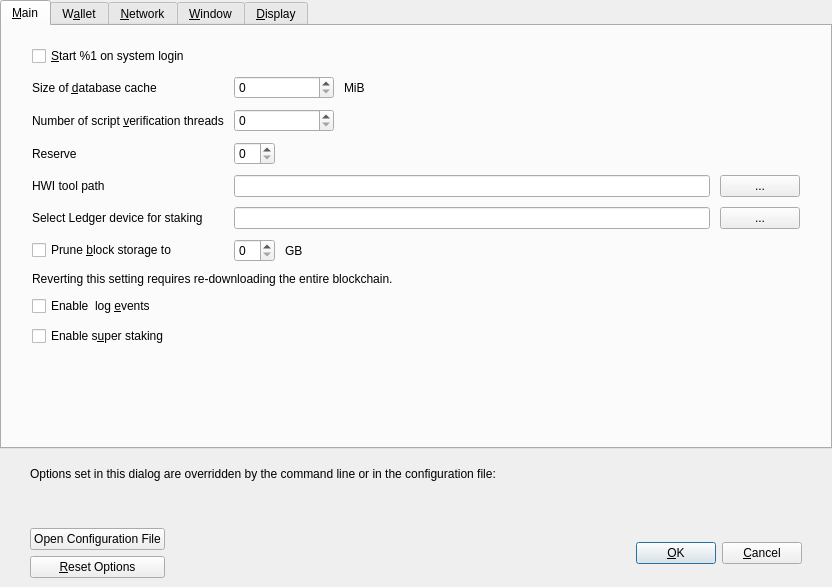
<?xml version="1.0" encoding="UTF-8"?>
<ui version="4.0">
 <class>OptionsDialog</class>
 <widget class="QDialog" name="OptionsDialog">
  <property name="geometry">
   <rect>
    <x>0</x>
    <y>0</y>
    <width>832</width>
    <height>587</height>
   </rect>
  </property>
  <property name="windowTitle">
   <string>Options</string>
  </property>
  <property name="modal">
   <bool>true</bool>
  </property>
  <layout class="QVBoxLayout" name="verticalLayout">
   <property name="leftMargin">
    <number>0</number>
   </property>
   <property name="topMargin">
    <number>0</number>
   </property>
   <property name="rightMargin">
    <number>0</number>
   </property>
   <property name="bottomMargin">
    <number>0</number>
   </property>
   <item>
    <widget class="QTabWidget" name="tabWidget">
     <property name="currentIndex">
      <number>0</number>
     </property>
     <widget class="QWidget" name="tabMain">
      <attribute name="title">
       <string>&amp;Main</string>
      </attribute>
      <layout class="QVBoxLayout" name="verticalLayout_3">
       <property name="spacing">
        <number>10</number>
       </property>
       <property name="leftMargin">
        <number>30</number>
       </property>
       <property name="topMargin">
        <number>20</number>
       </property>
       <property name="rightMargin">
        <number>30</number>
       </property>
       <property name="bottomMargin">
        <number>20</number>
       </property>
       <item>
        <widget class="QCheckBox" name="bitcoinAtStartup">
         <property name="toolTip">
          <string>Automatically start %1 after logging in to the system.</string>
         </property>
         <property name="text">
          <string>&amp;Start %1 on system login</string>
         </property>
        </widget>
       </item>
       <item>
        <layout class="QGridLayout" name="gridLayout">
         <property name="verticalSpacing">
          <number>10</number>
         </property>
         <item row="5" column="0">
          <widget class="QCheckBox" name="prune">
           <property name="toolTip">
            <string>Disables some advanced features but all blocks will still be fully validated. Reverting this setting requires re-downloading the entire blockchain. Actual disk usage may be somewhat higher.</string>
           </property>
           <property name="text">
            <string>Prune &amp;block storage to</string>
           </property>
          </widget>
         </item>
         <item row="1" column="0">
          <widget class="QLabel" name="threadsScriptVerifLabel">
           <property name="text">
            <string>Number of script &amp;verification threads</string>
           </property>
           <property name="textFormat">
            <enum>Qt::PlainText</enum>
           </property>
           <property name="buddy">
            <cstring>threadsScriptVerif</cstring>
           </property>
          </widget>
         </item>
         <item row="5" column="1">
          <layout class="QHBoxLayout" name="horizontalLayout_Main_Prune">
           <item>
            <widget class="QSpinBox" name="pruneSize"/>
           </item>
           <item>
            <widget class="QLabel" name="pruneSizeUnitLabel">
             <property name="text">
              <string>GB</string>
             </property>
             <property name="textFormat">
              <enum>Qt::PlainText</enum>
             </property>
            </widget>
           </item>
           <item>
            <spacer name="horizontalSpacer_Main_Prune">
             <property name="orientation">
              <enum>Qt::Horizontal</enum>
             </property>
             <property name="sizeHint" stdset="0">
              <size>
               <width>40</width>
               <height>20</height>
              </size>
             </property>
            </spacer>
           </item>
          </layout>
         </item>
         <item row="3" column="1">
          <layout class="QHBoxLayout" name="horizontalLayout">
           <item>
            <widget class="QLineEdit" name="txtHWIToolPath">
             <property name="toolTip">
              <string>Hardware wallet interface tool location on disk</string>
             </property>
            </widget>
           </item>
           <item>
            <widget class="QPushButton" name="toolHWIPath">
             <property name="text">
              <string>...</string>
             </property>
            </widget>
           </item>
          </layout>
         </item>
         <item row="0" column="1">
          <layout class="QHBoxLayout" name="horizontalLayout_2_Main">
           <item>
            <widget class="QSpinBox" name="databaseCache">
             <property name="minimumSize">
              <size>
               <width>100</width>
               <height>0</height>
              </size>
             </property>
            </widget>
           </item>
           <item>
            <widget class="QLabel" name="databaseCacheUnitLabel">
             <property name="text">
              <string>MiB</string>
             </property>
             <property name="textFormat">
              <enum>Qt::PlainText</enum>
             </property>
            </widget>
           </item>
           <item>
            <spacer name="horizontalSpacer_2_Main">
             <property name="orientation">
              <enum>Qt::Horizontal</enum>
             </property>
             <property name="sizeHint" stdset="0">
              <size>
               <width>40</width>
               <height>20</height>
              </size>
             </property>
            </spacer>
           </item>
          </layout>
         </item>
         <item row="1" column="1">
          <layout class="QHBoxLayout" name="horizontalLayout_3_Main">
           <item>
            <widget class="QSpinBox" name="threadsScriptVerif">
             <property name="minimumSize">
              <size>
               <width>100</width>
               <height>0</height>
              </size>
             </property>
             <property name="toolTip">
              <string>(0 = auto, &lt;0 = leave that many cores free)</string>
             </property>
            </widget>
           </item>
           <item>
            <spacer name="horizontalSpacer_3_Main">
             <property name="orientation">
              <enum>Qt::Horizontal</enum>
             </property>
             <property name="sizeHint" stdset="0">
              <size>
               <width>40</width>
               <height>20</height>
              </size>
             </property>
            </spacer>
           </item>
          </layout>
         </item>
         <item row="6" column="0" colspan="2">
          <widget class="QLabel" name="pruneWarning">
           <property name="text">
            <string>Reverting this setting requires re-downloading the entire blockchain.</string>
           </property>
           <property name="textFormat">
            <enum>Qt::PlainText</enum>
           </property>
          </widget>
         </item>
         <item row="0" column="0">
          <widget class="QLabel" name="databaseCacheLabel">
           <property name="text">
            <string>Size of &amp;database cache</string>
           </property>
           <property name="textFormat">
            <enum>Qt::PlainText</enum>
           </property>
           <property name="buddy">
            <cstring>databaseCache</cstring>
           </property>
          </widget>
         </item>
         <item row="3" column="0">
          <widget class="QLabel" name="HWIToolLabel">
           <property name="text">
            <string>HWI tool path</string>
           </property>
          </widget>
         </item>
         <item row="2" column="0">
          <widget class="QLabel" name="reserveBalanceLabel">
           <property name="text">
            <string>Reserve</string>
           </property>
           <property name="textFormat">
            <enum>Qt::PlainText</enum>
           </property>
           <property name="buddy">
            <cstring>threadsScriptVerif</cstring>
           </property>
          </widget>
         </item>
         <item row="4" column="1">
          <layout class="QHBoxLayout" name="horizontalLayout2">
           <item>
            <widget class="QLineEdit" name="txtStakeLedgerId">
             <property name="toolTip">
              <string>Fingerprint of the ledger that you want to be used for staking with hardware wallet</string>
             </property>
            </widget>
           </item>
           <item>
            <widget class="QPushButton" name="toolStakeLedgerId">
             <property name="text">
              <string>...</string>
             </property>
            </widget>
           </item>
          </layout>
         </item>
         <item row="4" column="0">
          <widget class="QLabel" name="stakeLedgerIdlabel">
           <property name="text">
            <string>Select Ledger device for staking</string>
           </property>
          </widget>
         </item>
         <item row="2" column="1">
          <layout class="QHBoxLayout" name="horizontalLayout_3_Main_3">
           <item>
            <widget class="BitcoinAmountField" name="reserveBalance">
             <property name="toolTip">
              <string>Reserve amount that will not be used for staking</string>
             </property>
            </widget>
           </item>
           <item>
            <spacer name="horizontalSpacer_3_Main_3">
             <property name="orientation">
              <enum>Qt::Horizontal</enum>
             </property>
             <property name="sizeHint" stdset="0">
              <size>
               <width>40</width>
               <height>0</height>
              </size>
             </property>
            </spacer>
           </item>
          </layout>
         </item>
         <item row="7" column="0" colspan="2">
          <widget class="QCheckBox" name="logEvents">
           <property name="text">
            <string>Enable  log &amp;events</string>
           </property>
          </widget>
         </item>
         <item row="8" column="0" colspan="2">
          <widget class="QCheckBox" name="superStaking">
           <property name="text">
            <string>Enable s&amp;uper staking</string>
           </property>
          </widget>
         </item>
        </layout>
       </item>
       <item>
        <spacer name="verticalSpacer_Main">
         <property name="orientation">
          <enum>Qt::Vertical</enum>
         </property>
         <property name="sizeHint" stdset="0">
          <size>
           <width>20</width>
           <height>40</height>
          </size>
         </property>
        </spacer>
       </item>
      </layout>
     </widget>
     <widget class="QWidget" name="tabWallet">
      <attribute name="title">
       <string>W&amp;allet</string>
      </attribute>
      <layout class="QVBoxLayout" name="verticalLayout_Wallet">
       <property name="spacing">
        <number>10</number>
       </property>
       <property name="leftMargin">
        <number>30</number>
       </property>
       <property name="topMargin">
        <number>20</number>
       </property>
       <property name="rightMargin">
        <number>30</number>
       </property>
       <property name="bottomMargin">
        <number>20</number>
       </property>
       <item>
        <widget class="QGroupBox" name="groupBox">
         <property name="title">
          <string>Expert</string>
         </property>
         <layout class="QVBoxLayout" name="verticalLayout_2">
          <property name="spacing">
           <number>10</number>
          </property>
          <item>
           <widget class="QCheckBox" name="coinControlFeatures">
            <property name="toolTip">
             <string>Whether to show coin control features or not.</string>
            </property>
            <property name="text">
             <string>Enable coin &amp;control features</string>
            </property>
           </widget>
          </item>
          <item>
           <widget class="QCheckBox" name="spendZeroConfChange">
            <property name="toolTip">
             <string>If you disable the spending of unconfirmed change, the change from a transaction cannot be used until that transaction has at least one confirmation. This also affects how your balance is computed.</string>
            </property>
            <property name="text">
             <string>&amp;Spend unconfirmed change</string>
            </property>
           </widget>
          </item>
          <item>
           <widget class="QCheckBox" name="zeroBalanceAddressToken">
            <property name="text">
             <string>Enable &amp;zero balance for receiver token address</string>
            </property>
           </widget>
          </item>
          <item>
           <widget class="QCheckBox" name="useChangeAddress">
            <property name="text">
             <string>Use change &amp;address</string>
            </property>
           </widget>
          </item>
          <item>
           <widget class="QCheckBox" name="checkForUpdates">
            <property name="text">
             <string>Check for &amp;updates</string>
            </property>
           </widget>
          </item>
          <item>
           <widget class="QCheckBox" name="signPSBTHWITool">
            <property name="text">
             <string>Sign PSBT with HWI tool</string>
            </property>
           </widget>
          </item>
         </layout>
        </widget>
       </item>
       <item>
        <spacer name="verticalSpacer_Wallet">
         <property name="orientation">
          <enum>Qt::Vertical</enum>
         </property>
         <property name="sizeHint" stdset="0">
          <size>
           <width>20</width>
           <height>40</height>
          </size>
         </property>
        </spacer>
       </item>
      </layout>
     </widget>
     <widget class="QWidget" name="tabNetwork">
      <attribute name="title">
       <string>&amp;Network</string>
      </attribute>
      <layout class="QVBoxLayout" name="verticalLayout_Network">
       <property name="spacing">
        <number>10</number>
       </property>
       <property name="leftMargin">
        <number>30</number>
       </property>
       <property name="topMargin">
        <number>20</number>
       </property>
       <property name="rightMargin">
        <number>30</number>
       </property>
       <property name="bottomMargin">
        <number>20</number>
       </property>
       <item>
        <widget class="QCheckBox" name="mapPortUpnp">
         <property name="toolTip">
          <string>Automatically open the Qtep client port on the router. This only works when your router supports UPnP and it is enabled.</string>
         </property>
         <property name="text">
          <string>Map port using &amp;UPnP</string>
         </property>
        </widget>
       </item>
       <item>
        <widget class="QCheckBox" name="allowIncoming">
         <property name="toolTip">
          <string>Accept connections from outside.</string>
         </property>
         <property name="text">
          <string>Allow incomin&amp;g connections</string>
         </property>
        </widget>
       </item>
       <item>
        <widget class="QCheckBox" name="connectSocks">
         <property name="toolTip">
          <string>Connect to the Qtep network through a SOCKS5 proxy.</string>
         </property>
         <property name="text">
          <string>&amp;Connect through SOCKS5 proxy (default proxy):</string>
         </property>
        </widget>
       </item>
       <item>
        <layout class="QHBoxLayout" name="horizontalLayout_1_Network">
         <item>
          <widget class="QLabel" name="proxyIpLabel">
           <property name="text">
            <string>Proxy &amp;IP:</string>
           </property>
           <property name="textFormat">
            <enum>Qt::PlainText</enum>
           </property>
           <property name="buddy">
            <cstring>proxyIp</cstring>
           </property>
          </widget>
         </item>
         <item>
          <widget class="QValidatedLineEdit" name="proxyIp">
           <property name="minimumSize">
            <size>
             <width>140</width>
             <height>0</height>
            </size>
           </property>
           <property name="maximumSize">
            <size>
             <width>140</width>
             <height>16777215</height>
            </size>
           </property>
           <property name="toolTip">
            <string>IP address of the proxy (e.g. IPv4: 127.0.0.1 / IPv6: ::1)</string>
           </property>
          </widget>
         </item>
         <item>
          <widget class="QLabel" name="proxyPortLabel">
           <property name="text">
            <string>&amp;Port:</string>
           </property>
           <property name="textFormat">
            <enum>Qt::PlainText</enum>
           </property>
           <property name="buddy">
            <cstring>proxyPort</cstring>
           </property>
          </widget>
         </item>
         <item>
          <widget class="QLineEdit" name="proxyPort">
           <property name="minimumSize">
            <size>
             <width>55</width>
             <height>0</height>
            </size>
           </property>
           <property name="maximumSize">
            <size>
             <width>55</width>
             <height>16777215</height>
            </size>
           </property>
           <property name="toolTip">
            <string>Port of the proxy (e.g. 9050)</string>
           </property>
          </widget>
         </item>
         <item>
          <spacer name="horizontalSpacer_1_Network">
           <property name="orientation">
            <enum>Qt::Horizontal</enum>
           </property>
           <property name="sizeHint" stdset="0">
            <size>
             <width>40</width>
             <height>20</height>
            </size>
           </property>
          </spacer>
         </item>
        </layout>
       </item>
       <item>
        <layout class="QHBoxLayout" name="horizontalLayout_2_Network">
         <item>
          <widget class="QLabel" name="proxyActiveNets">
           <property name="text">
            <string>Used for reaching peers via:</string>
           </property>
           <property name="textFormat">
            <enum>Qt::PlainText</enum>
           </property>
          </widget>
         </item>
         <item>
          <widget class="QCheckBox" name="proxyReachIPv4">
           <property name="enabled">
            <bool>false</bool>
           </property>
           <property name="toolTip">
            <string>Shows if the supplied default SOCKS5 proxy is used to reach peers via this network type.</string>
           </property>
           <property name="text">
            <string/>
           </property>
          </widget>
         </item>
         <item>
          <widget class="QLabel" name="proxyReachIPv4Label">
           <property name="text">
            <string>IPv4</string>
           </property>
           <property name="textFormat">
            <enum>Qt::PlainText</enum>
           </property>
          </widget>
         </item>
         <item>
          <widget class="QCheckBox" name="proxyReachIPv6">
           <property name="enabled">
            <bool>false</bool>
           </property>
           <property name="toolTip">
            <string>Shows if the supplied default SOCKS5 proxy is used to reach peers via this network type.</string>
           </property>
           <property name="text">
            <string/>
           </property>
          </widget>
         </item>
         <item>
          <widget class="QLabel" name="proxyReachIPv6Label">
           <property name="text">
            <string>IPv6</string>
           </property>
           <property name="textFormat">
            <enum>Qt::PlainText</enum>
           </property>
          </widget>
         </item>
         <item>
          <widget class="QCheckBox" name="proxyReachTor">
           <property name="enabled">
            <bool>false</bool>
           </property>
           <property name="toolTip">
            <string>Shows if the supplied default SOCKS5 proxy is used to reach peers via this network type.</string>
           </property>
           <property name="text">
            <string/>
           </property>
          </widget>
         </item>
         <item>
          <widget class="QLabel" name="proxyReachTorLabel">
           <property name="text">
            <string>Tor</string>
           </property>
           <property name="textFormat">
            <enum>Qt::PlainText</enum>
           </property>
          </widget>
         </item>
         <item>
          <spacer name="horizontalSpacer_2_Network">
           <property name="orientation">
            <enum>Qt::Horizontal</enum>
           </property>
           <property name="sizeHint" stdset="0">
            <size>
             <width>40</width>
             <height>20</height>
            </size>
           </property>
          </spacer>
         </item>
        </layout>
       </item>
       <item>
        <widget class="QCheckBox" name="connectSocksTor">
         <property name="toolTip">
          <string>Connect to the Qtep network through a separate SOCKS5 proxy for Tor hidden services.</string>
         </property>
         <property name="text">
          <string>Use separate SOCKS&amp;5 proxy to reach peers via Tor hidden services:</string>
         </property>
        </widget>
       </item>
       <item>
        <layout class="QHBoxLayout" name="horizontalLayout_3_Network">
         <item>
          <widget class="QLabel" name="proxyIpTorLabel">
           <property name="text">
            <string>Proxy &amp;IP:</string>
           </property>
           <property name="textFormat">
            <enum>Qt::PlainText</enum>
           </property>
           <property name="buddy">
            <cstring>proxyIpTor</cstring>
           </property>
          </widget>
         </item>
         <item>
          <widget class="QValidatedLineEdit" name="proxyIpTor">
           <property name="minimumSize">
            <size>
             <width>140</width>
             <height>0</height>
            </size>
           </property>
           <property name="maximumSize">
            <size>
             <width>140</width>
             <height>16777215</height>
            </size>
           </property>
           <property name="toolTip">
            <string>IP address of the proxy (e.g. IPv4: 127.0.0.1 / IPv6: ::1)</string>
           </property>
          </widget>
         </item>
         <item>
          <widget class="QLabel" name="proxyPortTorLabel">
           <property name="text">
            <string>&amp;Port:</string>
           </property>
           <property name="textFormat">
            <enum>Qt::PlainText</enum>
           </property>
           <property name="buddy">
            <cstring>proxyPortTor</cstring>
           </property>
          </widget>
         </item>
         <item>
          <widget class="QLineEdit" name="proxyPortTor">
           <property name="minimumSize">
            <size>
             <width>55</width>
             <height>0</height>
            </size>
           </property>
           <property name="maximumSize">
            <size>
             <width>55</width>
             <height>16777215</height>
            </size>
           </property>
           <property name="toolTip">
            <string>Port of the proxy (e.g. 9050)</string>
           </property>
          </widget>
         </item>
         <item>
          <spacer name="horizontalSpacer_4_Network">
           <property name="orientation">
            <enum>Qt::Horizontal</enum>
           </property>
           <property name="sizeHint" stdset="0">
            <size>
             <width>40</width>
             <height>20</height>
            </size>
           </property>
          </spacer>
         </item>
        </layout>
       </item>
       <item>
        <spacer name="verticalSpacer_Network">
         <property name="orientation">
          <enum>Qt::Vertical</enum>
         </property>
         <property name="sizeHint" stdset="0">
          <size>
           <width>20</width>
           <height>40</height>
          </size>
         </property>
        </spacer>
       </item>
      </layout>
     </widget>
     <widget class="QWidget" name="tabWindow">
      <attribute name="title">
       <string>&amp;Window</string>
      </attribute>
      <layout class="QVBoxLayout" name="verticalLayout_Window">
       <property name="spacing">
        <number>10</number>
       </property>
       <property name="leftMargin">
        <number>30</number>
       </property>
       <property name="topMargin">
        <number>20</number>
       </property>
       <property name="rightMargin">
        <number>30</number>
       </property>
       <property name="bottomMargin">
        <number>20</number>
       </property>
       <item>
        <widget class="QCheckBox" name="hideTrayIcon">
         <property name="toolTip">
          <string>Hide the icon from the system tray.</string>
         </property>
         <property name="text">
          <string>&amp;Hide tray icon</string>
         </property>
        </widget>
       </item>
       <item>
        <widget class="QCheckBox" name="minimizeToTray">
         <property name="toolTip">
          <string>Show only a tray icon after minimizing the window.</string>
         </property>
         <property name="text">
          <string>&amp;Minimize to the tray instead of the taskbar</string>
         </property>
        </widget>
       </item>
       <item>
        <widget class="QCheckBox" name="minimizeOnClose">
         <property name="toolTip">
          <string>Minimize instead of exit the application when the window is closed. When this option is enabled, the application will be closed only after selecting Exit in the menu.</string>
         </property>
         <property name="text">
          <string>M&amp;inimize on close</string>
         </property>
        </widget>
       </item>
       <item>
        <spacer name="verticalSpacer_Window">
         <property name="orientation">
          <enum>Qt::Vertical</enum>
         </property>
         <property name="sizeHint" stdset="0">
          <size>
           <width>20</width>
           <height>40</height>
          </size>
         </property>
        </spacer>
       </item>
      </layout>
     </widget>
     <widget class="QWidget" name="tabDisplay">
      <attribute name="title">
       <string>&amp;Display</string>
      </attribute>
      <layout class="QVBoxLayout" name="verticalLayout_Display">
       <property name="spacing">
        <number>10</number>
       </property>
       <property name="leftMargin">
        <number>30</number>
       </property>
       <property name="topMargin">
        <number>20</number>
       </property>
       <property name="rightMargin">
        <number>30</number>
       </property>
       <property name="bottomMargin">
        <number>20</number>
       </property>
       <item>
        <layout class="QGridLayout" name="gridLayout_2">
         <property name="verticalSpacing">
          <number>10</number>
         </property>
         <item row="0" column="0">
          <widget class="QLabel" name="langLabel">
           <property name="text">
            <string>User Interface &amp;language:</string>
           </property>
           <property name="textFormat">
            <enum>Qt::PlainText</enum>
           </property>
           <property name="buddy">
            <cstring>lang</cstring>
           </property>
          </widget>
         </item>
         <item row="0" column="1">
          <widget class="QValueComboBox" name="lang">
           <property name="toolTip">
            <string>The user interface language can be set here. This setting will take effect after restarting %1.</string>
           </property>
          </widget>
         </item>
         <item row="1" column="0">
          <widget class="QLabel" name="unitLabel">
           <property name="text">
            <string>&amp;Unit to show amounts in:</string>
           </property>
           <property name="textFormat">
            <enum>Qt::PlainText</enum>
           </property>
           <property name="buddy">
            <cstring>unit</cstring>
           </property>
          </widget>
         </item>
         <item row="2" column="0">
          <widget class="QLabel" name="thirdPartyTxUrlsLabel">
           <property name="toolTip">
            <string>Third party URLs (e.g. a block explorer) that appear in the transactions tab as context menu items. %s in the URL is replaced by transaction hash. Multiple URLs are separated by vertical bar |.</string>
           </property>
           <property name="text">
            <string>&amp;Third party transaction URLs</string>
           </property>
           <property name="buddy">
            <cstring>thirdPartyTxUrls</cstring>
           </property>
          </widget>
         </item>
         <item row="1" column="1">
          <widget class="QValueComboBox" name="unit">
           <property name="toolTip">
            <string>Choose the default subdivision unit to show in the interface and when sending coins.</string>
           </property>
          </widget>
         </item>
         <item row="2" column="1">
          <widget class="QLineEdit" name="thirdPartyTxUrls">
           <property name="toolTip">
            <string>Third party URLs (e.g. a block explorer) that appear in the transactions tab as context menu items. %s in the URL is replaced by transaction hash. Multiple URLs are separated by vertical bar |.</string>
           </property>
           <property name="placeholderText">
            <string notr="true">https://example.com/tx/%s</string>
           </property>
          </widget>
         </item>
         <item row="3" column="0">
          <widget class="QLabel" name="themeLabel">
           <property name="text">
            <string>User Interface &amp;style:</string>
           </property>
           <property name="textFormat">
            <enum>Qt::PlainText</enum>
           </property>
           <property name="buddy">
            <cstring>lang</cstring>
           </property>
          </widget>
         </item>
         <item row="3" column="1">
          <widget class="QValueComboBox" name="theme">
           <property name="toolTip">
            <string>The user interface style can be set here. This setting will take effect after restarting %1.</string>
           </property>
          </widget>
         </item>
        </layout>
       </item>
       <item>
        <spacer name="verticalSpacer_Display">
         <property name="orientation">
          <enum>Qt::Vertical</enum>
         </property>
         <property name="sizeHint" stdset="0">
          <size>
           <width>20</width>
           <height>40</height>
          </size>
         </property>
        </spacer>
       </item>
      </layout>
     </widget>
    </widget>
   </item>
   <item>
    <widget class="QFrame" name="frame">
     <layout class="QVBoxLayout" name="verticalLayout_Bottom">
      <property name="leftMargin">
       <number>30</number>
      </property>
      <property name="rightMargin">
       <number>30</number>
      </property>
      <item>
       <layout class="QHBoxLayout" name="horizontalLayout_Bottom">
        <item>
         <widget class="QLabel" name="overriddenByCommandLineInfoLabel">
          <property name="text">
           <string>Options set in this dialog are overridden by the command line or in the configuration file:</string>
          </property>
          <property name="textFormat">
           <enum>Qt::PlainText</enum>
          </property>
         </widget>
        </item>
        <item>
         <spacer name="horizontalSpacer_Bottom">
          <property name="orientation">
           <enum>Qt::Horizontal</enum>
          </property>
          <property name="sizeHint" stdset="0">
           <size>
            <width>40</width>
            <height>20</height>
           </size>
          </property>
         </spacer>
        </item>
       </layout>
      </item>
      <item>
       <widget class="QLabel" name="overriddenByCommandLineLabel">
        <property name="text">
         <string/>
        </property>
        <property name="textFormat">
         <enum>Qt::PlainText</enum>
        </property>
        <property name="wordWrap">
         <bool>true</bool>
        </property>
       </widget>
      </item>
     </layout>
    </widget>
   </item>
   <item>
    <widget class="QWidget" name="buttonsContainerWhite" native="true">
     <layout class="QHBoxLayout" name="horizontalLayout_2">
      <property name="leftMargin">
       <number>30</number>
      </property>
      <property name="rightMargin">
       <number>30</number>
      </property>
      <item>
       <layout class="QVBoxLayout" name="verticalLayout_Buttons">
        <item>
         <widget class="QPushButton" name="openBitcoinConfButton">
          <property name="toolTip">
           <string>Open the %1 configuration file from the working directory.</string>
          </property>
          <property name="text">
           <string>Open Configuration File</string>
          </property>
          <property name="autoDefault">
           <bool>false</bool>
          </property>
         </widget>
        </item>
        <item>
         <widget class="QPushButton" name="resetButton">
          <property name="toolTip">
           <string>Reset all client options to default.</string>
          </property>
          <property name="text">
           <string>&amp;Reset Options</string>
          </property>
          <property name="autoDefault">
           <bool>false</bool>
          </property>
         </widget>
        </item>
       </layout>
      </item>
      <item>
       <spacer name="horizontalSpacer_3">
        <property name="orientation">
         <enum>Qt::Horizontal</enum>
        </property>
        <property name="sizeHint" stdset="0">
         <size>
          <width>20</width>
          <height>20</height>
         </size>
        </property>
       </spacer>
      </item>
      <item>
       <widget class="QLabel" name="statusLabel">
        <property name="minimumSize">
         <size>
          <width>200</width>
          <height>0</height>
         </size>
        </property>
        <property name="font">
         <font>
          <weight>75</weight>
          <bold>true</bold>
         </font>
        </property>
        <property name="text">
         <string/>
        </property>
        <property name="textFormat">
         <enum>Qt::PlainText</enum>
        </property>
        <property name="wordWrap">
         <bool>true</bool>
        </property>
       </widget>
      </item>
      <item>
       <spacer name="horizontalSpacer">
        <property name="orientation">
         <enum>Qt::Horizontal</enum>
        </property>
        <property name="sizeHint" stdset="0">
         <size>
          <width>20</width>
          <height>20</height>
         </size>
        </property>
       </spacer>
      </item>
      <item>
       <widget class="QPushButton" name="okButton">
        <property name="text">
         <string>&amp;OK</string>
        </property>
        <property name="autoDefault">
         <bool>false</bool>
        </property>
        <property name="default">
         <bool>true</bool>
        </property>
       </widget>
      </item>
      <item>
       <widget class="QPushButton" name="cancelButton">
        <property name="text">
         <string>&amp;Cancel</string>
        </property>
        <property name="autoDefault">
         <bool>false</bool>
        </property>
       </widget>
      </item>
     </layout>
    </widget>
   </item>
  </layout>
 </widget>
 <customwidgets>
  <customwidget>
   <class>QValidatedLineEdit</class>
   <extends>QLineEdit</extends>
   <header>qt/qvalidatedlineedit.h</header>
  </customwidget>
  <customwidget>
   <class>QValueComboBox</class>
   <extends>QComboBox</extends>
   <header>qt/qvaluecombobox.h</header>
  </customwidget>
  <customwidget>
   <class>BitcoinAmountField</class>
   <extends>QSpinBox</extends>
   <header>qt/bitcoinamountfield.h</header>
  </customwidget>
 </customwidgets>
 <resources/>
 <connections/>
</ui>
